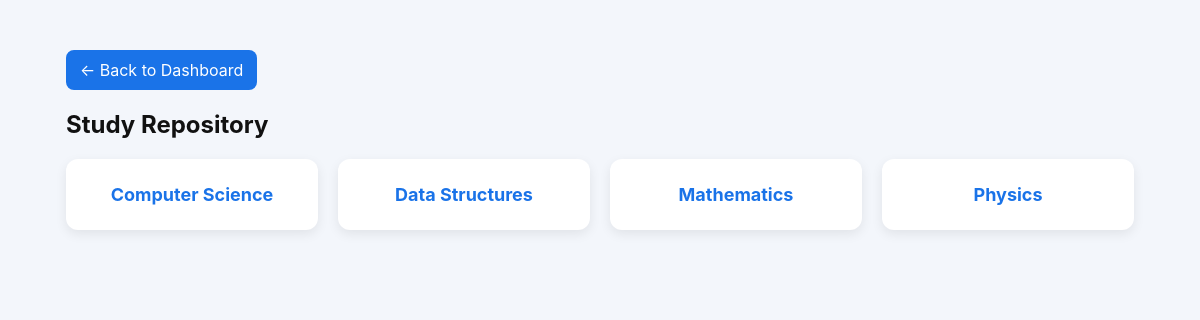
The app's page /study_repository.php (signed in) with its own data.
### tables this page shows
CREATE TABLE subjects (
  id INT AUTO_INCREMENT PRIMARY KEY,
  name VARCHAR(120) NOT NULL,
  faculty_id INT NOT NULL,
  FOREIGN KEY (faculty_id) REFERENCES users(id) ON DELETE CASCADE
);

### includes/functions.php (called while the page is built, shortened)
<?php
require_once __DIR__ . '/db.php';
function attendance_stats_for_student($student_id) {
    global $conn;
    $student_id = (int)$student_id;
    $sql = "
      SELECT s.id AS subject_id, s.name,
             COUNT(a.id) AS total_classes,
             SUM(CASE WHEN a.status='present' THEN 1 ELSE 0 END) AS presents
      FROM subjects s
      LEFT JOIN attendance a ON a.subject_id = s.id AND a.student_id = $student_id
      GROUP BY s.id
      ORDER BY s.name";
    $res = $conn->query($sql);
    return $res ? $res->fetch_all(MYSQLI_ASSOC) : [];
}

### study_repository.php (the view, shortened to what this page needs)
<?php
require_once "includes/functions.php";
$uid = $_SESSION['user_id'];
$subjects = attendance_stats_for_student($uid);
$subject_id = $_GET['subject_id'] ?? null;
?>
<!doctype html>
<html>
<head>
<link rel="stylesheet" href="assets/css/style.css">
</head>
<body>
<div class="container">
<a href="dashboard.php" class="btn">
← Back to Dashboard
</a>
<h2 style="margin-top:20px;">
Study Repository
</h2>
<?php if(!$subject_id): ?>
<div class="subject-grid">
<?php foreach($subjects as $s): ?>
<div class="subject-card">
<a href="study_repository.php?subject_id=<?=$s['subject_id']?>">
<?=htmlspecialchars($s['name'])?>
</a>
</div>
<?php endforeach; ?>
</div>
<?php endif; ?>
</div>
</body>
</html>

### assets/css/style.css (style rules this page uses)
:root { --primary: #1a73e8; --muted: #6b7280; }
* { box-sizing: border-box; }
body { font-family: Inter, Segoe UI, Arial, sans-serif; margin: 0; background: #f3f6fb; color: #111; }
a { color: var(--primary); text-decoration: none; }
.container { max-width: 1100px; margin: 28px auto; padding: 16px; }
button.btn, a.btn { background: var(--primary); color: #fff; border: none; padding: 10px 14px; border-radius: 8px; cursor: pointer; text-decoration: none; display: inline-block; text-align: center; margin-top: 6px; }

### study_repository.php (style rules this page uses)
.subject-grid { display:grid; grid-template-columns:repeat(auto-fit,minmax(220px,1fr)); gap:20px; margin-top:20px; }
.subject-card { background:white; padding:25px; border-radius:12px; text-align:center; box-shadow:0 4px 12px rgba(0,0,0,0.08); transition:0.2s; }
.subject-card a { text-decoration:none; font-size:18px; font-weight:bold; color:#1a73e8; }

### records on screen
subjects: name "Computer Science"
subjects: name "Data Structures"
subjects: name "Mathematics"
subjects: name "Physics"
